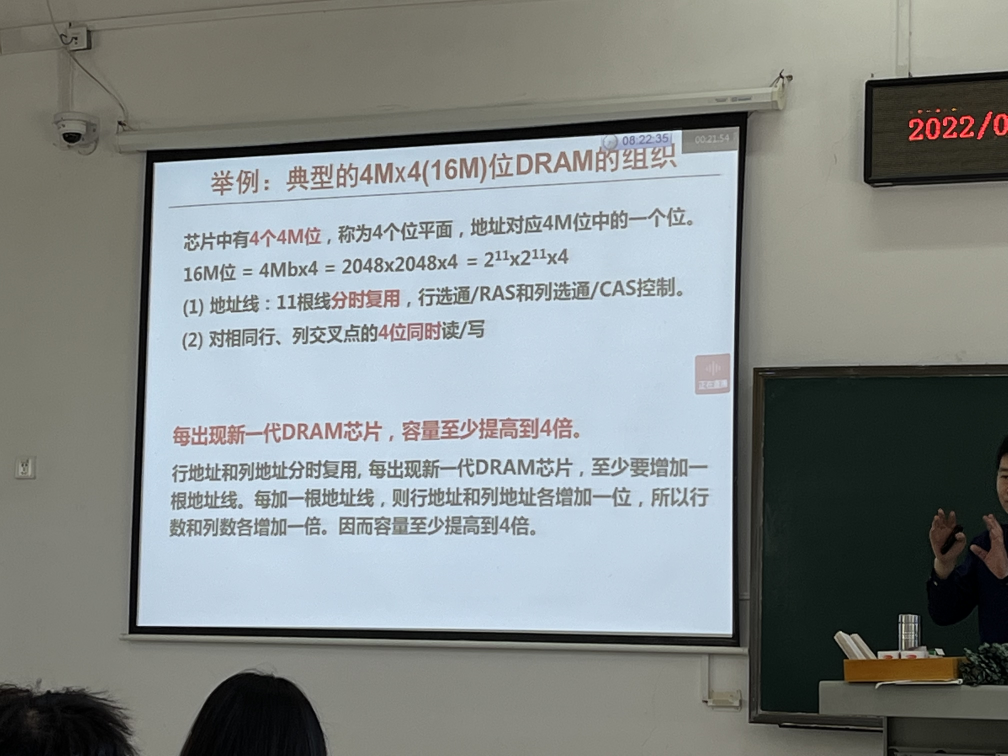
#> input picture IMG_6511.jpeg, 4032 x 3024 px, found by its file name (shown at 1/4 size)
$ python CV-pre_process.py
#> lines starting #> are read from the running program, lines starting #| are printed output that depends on the picture; after the words box and inside, x2 and y2 are one past the last pixel; in counts of white or black regions, pixels touching at a corner belong together
import cv2
import numpy as np
import imutils
from imutils.perspective import four_point_transform

Img_Path = '/Users/rune/PycharmProjects/RNN_book/Test_cv/Test_images/IMG_6511.jpeg'
image = cv2.imread(Img_Path)
#> image is the input picture: shape (3024, 4032, 3); mean B, G, R 136.7, 137.8, 132.4
ratio = image.shape[0] / 500.0
#> ratio = 6.05
orig = image.copy()
image = imutils.resize(image, height=500)
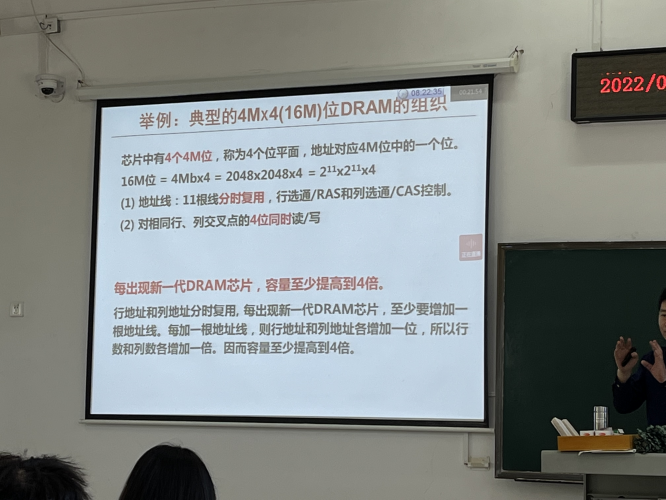
#> image: shape (500, 666, 3); mean B, G, R 136.7, 137.8, 132.4

# 由于我们是在高为500的图上做透视变换
# 所以需要通过一个比例因子ratio将找到的框拓展到原图上

gary = cv2.cvtColor(image, cv2.COLOR_BGR2GRAY)
# 高斯滤波去噪
gary = cv2.GaussianBlur(gary, (5, 5), 0)
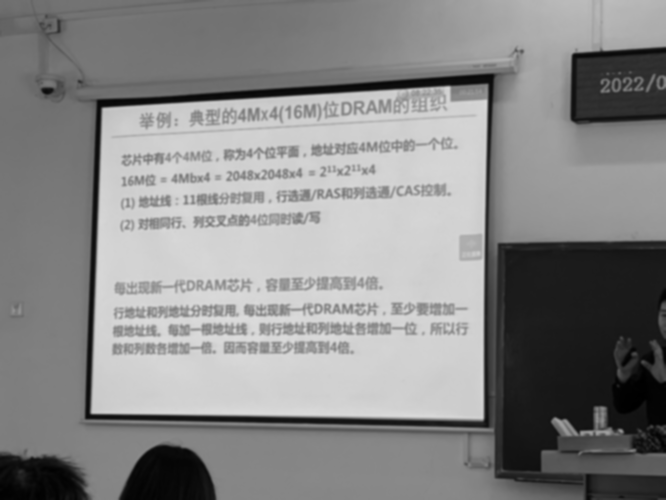
#> gary: shape (500, 666); min 0, max 221, mean 136
edged = cv2.Canny(gary, 75, 200)
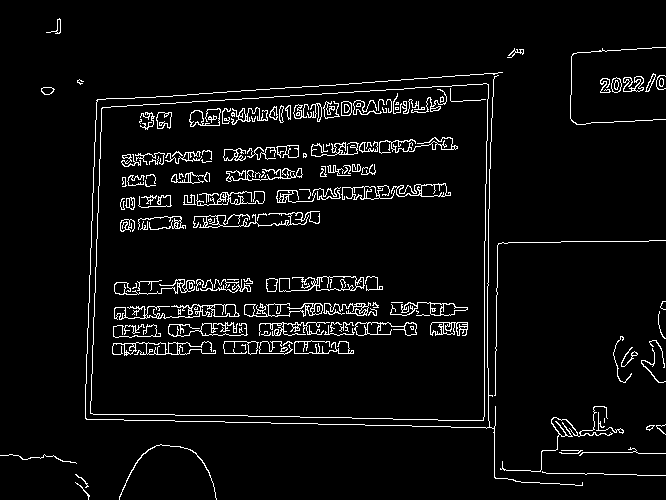
#> edged: shape (500, 666); 4.9% white in thin lines or dots

print("STEP 1: Edge Detection")
cv2.imshow("Image", image)
cv2.imshow("Gary", gary)
cv2.imshow("Edged", edged)
cv2.waitKey(0)
cv2.destroyAllWindows()

# chain_approx_simple: 只保留方向的终点坐标
cnts = cv2.findContours(edged.copy(), cv2.RETR_LIST, cv2.CHAIN_APPROX_SIMPLE)
#> cnts = 330 contours, 193 with area under 20; largest, box (x1, y1, x2, y2) and area: (90, 83, 489, 421) 125032, (90, 83, 489, 421) 125028, (279, 276, 365, 292) 594, (114, 304, 240, 320) 573, (391, 183, 451, 197) 480
cnts = imutils.grab_contours(cnts)  # 处理不同版本cv返回轮廓不同的情况

# 按轮廓大小排序，提取出最大的5个轮廓，忽略其他的
cnts = sorted(cnts, key=cv2.contourArea, reverse=True)[:5]
#> cnts = 5 contours; box (x1, y1, x2, y2) and area: (90, 83, 489, 421) 125032, (90, 83, 489, 421) 125028, (279, 276, 365, 292) 594, (114, 304, 240, 320) 573, (391, 183, 451, 197) 480

# 找到我们需要的矩形框
screenCnt = []
for c in cnts:
    peri = cv2.arcLength(c, True)
    approx = cv2.approxPolyDP(c, 0.02 * peri, True)
    if len(approx) == 4:  # 如果是四个点的矩形框
        screenCnt = approx
        break
#> this loop made 1 pass
#> (peri, screenCnt) on pass 1: (1441.3, [[488, 84], [102, 107], [90, 413], [483, 420]])

# 绘制在图像上
print("STEP 2: Find contours of paper")
cv2.drawContours(image, [screenCnt], -1, (0, 255, 0), 2)
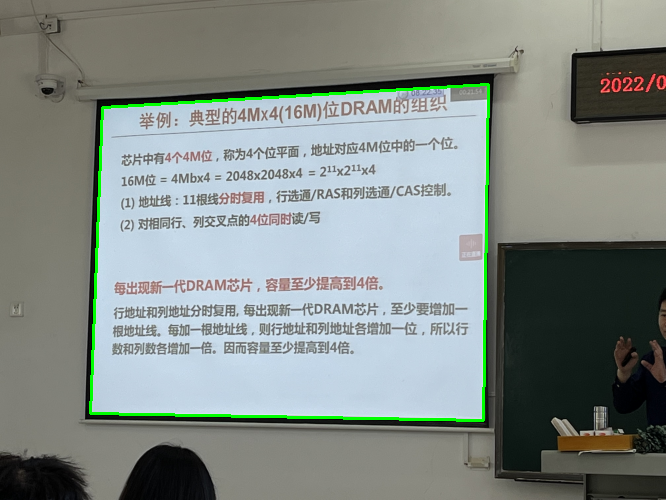
#> image: shape (500, 666, 3); 1.28% of pixels changed, all inside (x1, y1, x2, y2) = (89, 83, 490, 422)
cv2.imshow("Outline", image)
cv2.waitKey(0)
cv2.destroyAllWindows()

warped = four_point_transform(orig, screenCnt.reshape(4, 2) * ratio)
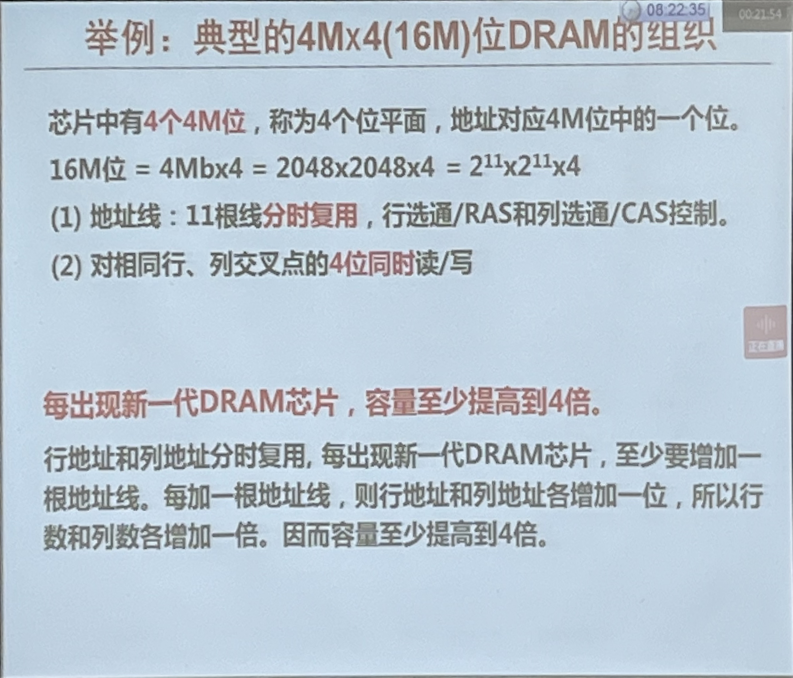
#> warped: shape (2032, 2377, 3) (shown at 1/3 size); mean B, G, R 212.2, 200.4, 186.2
# warped = cv2.cvtColor(warped, cv2.COLOR_BGR2GRAY)
# T = threshold_local(warped, 11, offset=10, method="gaussian")
# warped = (warped > T).astype("uint8") * 255

print("STEP 3: Apply perspective transform")
cv2.imshow("Original", imutils.resize(orig, height=650))
cv2.imwrite("/Users/rune/PycharmProjects/Test_cv/Test_images/Warped.jpeg", warped)
cv2.imshow("Scanned", imutils.resize(warped, height=650))
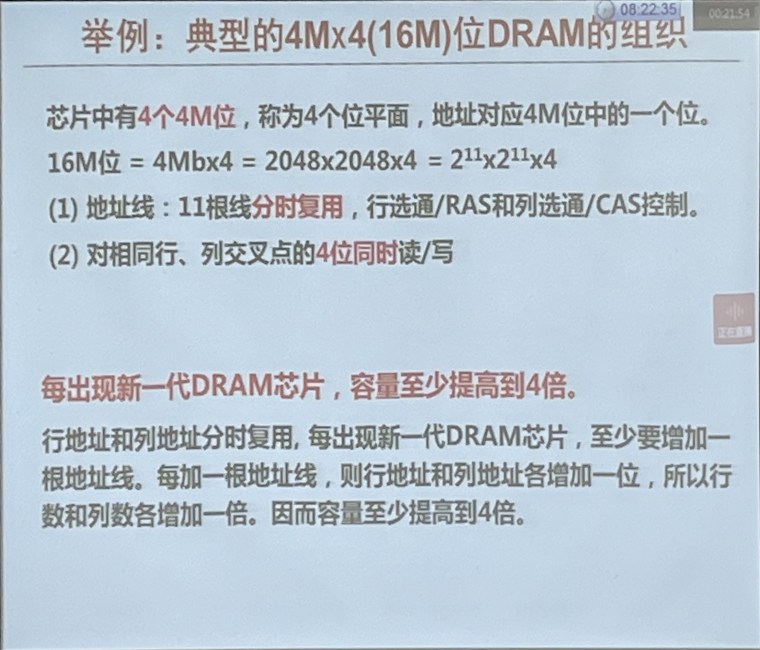
#> window 'Scanned': shape (650, 760, 3); mean B, G, R 212.2, 200.4, 186.2
cv2.waitKey(0)
